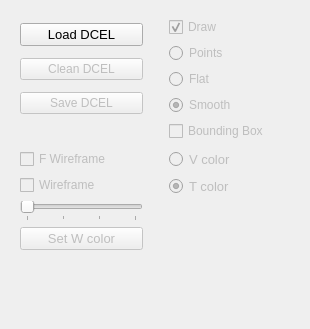
<?xml version="1.0" encoding="UTF-8"?>
<ui version="4.0">
 <class>DcelManager</class>
 <widget class="QFrame" name="DcelManager">
  <property name="geometry">
   <rect>
    <x>0</x>
    <y>0</y>
    <width>310</width>
    <height>329</height>
   </rect>
  </property>
  <property name="windowTitle">
   <string>Frame</string>
  </property>
  <property name="frameShape">
   <enum>QFrame::NoFrame</enum>
  </property>
  <property name="frameShadow">
   <enum>QFrame::Raised</enum>
  </property>
  <widget class="QFrame" name="frame3">
   <property name="geometry">
    <rect>
     <x>11</x>
     <y>140</y>
     <width>141</width>
     <height>161</height>
    </rect>
   </property>
   <property name="frameShape">
    <enum>QFrame::NoFrame</enum>
   </property>
   <property name="frameShadow">
    <enum>QFrame::Raised</enum>
   </property>
   <layout class="QGridLayout" name="gridLayout">
    <item row="4" column="0">
     <spacer name="verticalSpacer_2">
      <property name="orientation">
       <enum>Qt::Vertical</enum>
      </property>
      <property name="sizeHint" stdset="0">
       <size>
        <width>20</width>
        <height>40</height>
       </size>
      </property>
     </spacer>
    </item>
    <item row="2" column="0">
     <widget class="QSlider" name="wireframeWidthDcelSlider">
      <property name="enabled">
       <bool>false</bool>
      </property>
      <property name="minimum">
       <number>1</number>
      </property>
      <property name="maximum">
       <number>4</number>
      </property>
      <property name="singleStep">
       <number>1</number>
      </property>
      <property name="value">
       <number>1</number>
      </property>
      <property name="tracking">
       <bool>false</bool>
      </property>
      <property name="orientation">
       <enum>Qt::Horizontal</enum>
      </property>
      <property name="tickPosition">
       <enum>QSlider::TicksBelow</enum>
      </property>
      <property name="tickInterval">
       <number>1</number>
      </property>
     </widget>
    </item>
    <item row="1" column="0">
     <widget class="QCheckBox" name="wireframeDcelCheckBox">
      <property name="enabled">
       <bool>false</bool>
      </property>
      <property name="text">
       <string>Wireframe</string>
      </property>
      <property name="checked">
       <bool>false</bool>
      </property>
     </widget>
    </item>
    <item row="3" column="0">
     <widget class="QPushButton" name="wireframeColorDcelButton">
      <property name="enabled">
       <bool>false</bool>
      </property>
      <property name="sizePolicy">
       <sizepolicy hsizetype="Minimum" vsizetype="Preferred">
        <horstretch>0</horstretch>
        <verstretch>0</verstretch>
       </sizepolicy>
      </property>
      <property name="font">
       <font>
        <pointsize>10</pointsize>
       </font>
      </property>
      <property name="text">
       <string>Set W color</string>
      </property>
     </widget>
    </item>
    <item row="0" column="0">
     <widget class="QCheckBox" name="facesWireframeDcelCheckBox">
      <property name="enabled">
       <bool>false</bool>
      </property>
      <property name="text">
       <string>F Wireframe</string>
      </property>
     </widget>
    </item>
   </layout>
  </widget>
  <widget class="QFrame" name="frame2">
   <property name="geometry">
    <rect>
     <x>160</x>
     <y>8</y>
     <width>141</width>
     <height>142</height>
    </rect>
   </property>
   <layout class="QGridLayout" name="gridLayout_4">
    <item row="0" column="0">
     <widget class="QCheckBox" name="drawDcelCheckBox">
      <property name="enabled">
       <bool>false</bool>
      </property>
      <property name="text">
       <string>Draw</string>
      </property>
      <property name="checked">
       <bool>true</bool>
      </property>
     </widget>
    </item>
    <item row="1" column="0">
     <widget class="QRadioButton" name="pointsDcelRadioButton">
      <property name="enabled">
       <bool>false</bool>
      </property>
      <property name="text">
       <string>Points</string>
      </property>
      <property name="checked">
       <bool>false</bool>
      </property>
     </widget>
    </item>
    <item row="2" column="0">
     <widget class="QRadioButton" name="flatDcelRadioButton">
      <property name="enabled">
       <bool>false</bool>
      </property>
      <property name="text">
       <string>Flat</string>
      </property>
      <property name="checked">
       <bool>false</bool>
      </property>
     </widget>
    </item>
    <item row="3" column="0">
     <widget class="QRadioButton" name="smoothDcelRadioButton">
      <property name="enabled">
       <bool>false</bool>
      </property>
      <property name="text">
       <string>Smooth</string>
      </property>
      <property name="checked">
       <bool>true</bool>
      </property>
     </widget>
    </item>
    <item row="4" column="0">
     <widget class="QCheckBox" name="boundingBoxCheckBox">
      <property name="enabled">
       <bool>false</bool>
      </property>
      <property name="text">
       <string>Bounding Box</string>
      </property>
     </widget>
    </item>
   </layout>
  </widget>
  <widget class="QFrame" name="frame1">
   <property name="geometry">
    <rect>
     <x>11</x>
     <y>8</y>
     <width>141</width>
     <height>121</height>
    </rect>
   </property>
   <layout class="QGridLayout" name="gridLayout_3">
    <item row="0" column="0">
     <widget class="QPushButton" name="loadDcelButton">
      <property name="font">
       <font>
        <pointsize>10</pointsize>
       </font>
      </property>
      <property name="text">
       <string>Load DCEL</string>
      </property>
     </widget>
    </item>
    <item row="1" column="0">
     <widget class="QPushButton" name="cleanDcelButton">
      <property name="enabled">
       <bool>false</bool>
      </property>
      <property name="text">
       <string>Clean DCEL</string>
      </property>
     </widget>
    </item>
    <item row="2" column="0">
     <widget class="QPushButton" name="saveDcelButton">
      <property name="enabled">
       <bool>false</bool>
      </property>
      <property name="text">
       <string>Save DCEL</string>
      </property>
     </widget>
    </item>
   </layout>
  </widget>
  <widget class="QFrame" name="frame4">
   <property name="geometry">
    <rect>
     <x>160</x>
     <y>140</y>
     <width>141</width>
     <height>161</height>
    </rect>
   </property>
   <layout class="QGridLayout" name="gridLayout_2">
    <item row="2" column="0">
     <widget class="QRadioButton" name="triangleColorDcelRadioButton">
      <property name="enabled">
       <bool>false</bool>
      </property>
      <property name="font">
       <font>
        <pointsize>10</pointsize>
       </font>
      </property>
      <property name="text">
       <string>T color</string>
      </property>
      <property name="checked">
       <bool>true</bool>
      </property>
     </widget>
    </item>
    <item row="0" column="0">
     <widget class="QRadioButton" name="vertexColorDcelRadioButton">
      <property name="enabled">
       <bool>false</bool>
      </property>
      <property name="font">
       <font>
        <pointsize>10</pointsize>
       </font>
      </property>
      <property name="text">
       <string>V color</string>
      </property>
      <property name="checked">
       <bool>false</bool>
      </property>
     </widget>
    </item>
    <item row="4" column="0" colspan="2">
     <spacer name="verticalSpacer_3">
      <property name="orientation">
       <enum>Qt::Vertical</enum>
      </property>
      <property name="sizeHint" stdset="0">
       <size>
        <width>20</width>
        <height>40</height>
       </size>
      </property>
     </spacer>
    </item>
   </layout>
  </widget>
 </widget>
 <resources/>
 <connections/>
</ui>
